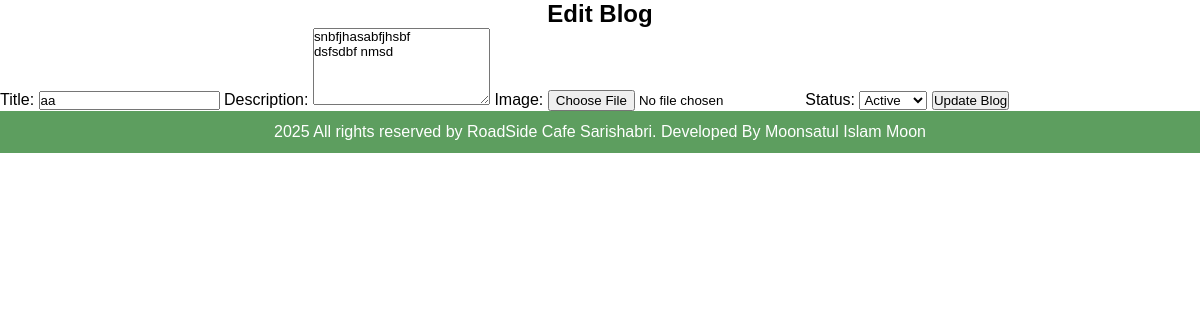
The app's page /admin/update-blog.php?id=2 with its own data.
### tables this page shows
CREATE TABLE `tbl_blog` (
  `id` int(11) NOT NULL,
  `title` varchar(255) NOT NULL,
  `description` text NOT NULL,
  `image_name` varchar(255) DEFAULT NULL,
  `status` enum('Active','Inactive') DEFAULT 'Inactive',
  `created_at` timestamp NOT NULL DEFAULT current_timestamp(),
  `updated_at` timestamp NOT NULL DEFAULT current_timestamp() ON UPDATE current_timestamp()
);

### admin/update-blog.php (the view, shortened to what this page needs)
<link rel="stylesheet" href="../css/admin.css">
<?php
include('../config/constants.php');
if (isset($_GET['id'])) {
    $id = $_GET['id'];
    $sql = "SELECT * FROM tbl_blog WHERE id='$id'";
    $res = mysqli_query($conn, $sql);
    $blog = mysqli_fetch_assoc($res);
}
?>
<section class="edit-blog">
    <div class="container">
        <h2 class="text-center">Edit Blog</h2>
        <form action="update-blog.php?id=<?php echo $id; ?>" method="POST" enctype="multipart/form-data">
            <label for="title">Title:</label>
            <input type="text" name="title" value="<?php echo $blog['title']; ?>" required>
            <label for="description">Description:</label>
            <textarea name="description" rows="5" required><?php echo $blog['description']; ?></textarea>
            <label for="image">Image:</label>
            <input type="file" name="image">
            <label for="status">Status:</label>
            <select name="status" required>
                <option value="Active" <?php if ($blog['status'] == 'Active') echo 'selected'; ?>>Active</option>
            </select>
            <input type="submit" name="update_blog" value="Update Blog" class="btn btn-success">
        </form>
    </div>
</section>
<?php include('partials/footer.php'); ?>

### css/admin.css (style rules this page uses)
* { margin: 0; padding: 0; font-family: Arial, Helvetica, sans-serif; }
.text-center { text-align: center; }

### records on screen
tbl_blog: title "aa", description "snbfjhasabfjhsbf dsfsdbf nmsd", status "Active"
